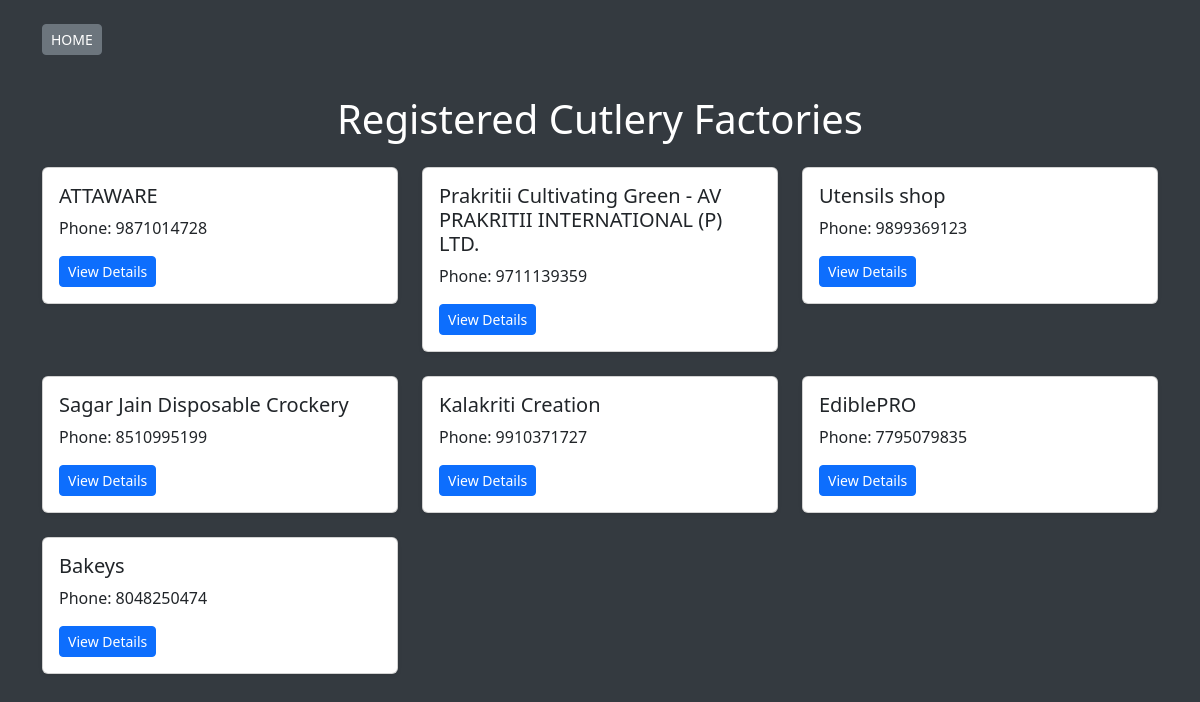
Page /factories/ on the committed database.
### edible/models.py (models this page shows, shortened)
class CutleryFactory(models.Model):
    name = models.CharField(max_length=255)
    description = models.TextField(blank=True, default='')
    phone_number = models.IntegerField(null=True)
    class Meta:
        verbose_name = "Cutlery Factory"
        verbose_name_plural = "Cutlery Factories"

### edible/views.py (the view)
# urls.py: path('factories/', views.factories_list, name='factory_list'),
def factories_list(request):
    factories = CutleryFactory.objects.all().values()  # Fetch all factories
    template = loader.get_template('allfactories.html')
    context = {'factories': factories}
    return HttpResponse(template.render(context, request))

### edible/templates/allfactories.html (shortened to what this page needs)
{% extends "master.html" %}
{% block content %}
<div class="container-fluid text-white" style="background-color: #343a40; min-height: 100vh;">
    <div class="container">
        <p><a href="/" class="btn btn-secondary btn-sm my-4">HOME</a></p>
        <h1 class="text-center mb-4">Registered Cutlery Factories</h1>
        <div class="row">
            {% for factory in factories %}
            <div class="col-md-4 mb-4">
                <div class="card shadow-sm">
                    <div class="card-body">
                        <h5 class="card-title">{{ factory.name }}</h5>
                        <p class="card-text">Phone: {{ factory.phone_number }}</p>
                        <a href="{{ factory.id }}" class="btn btn-primary btn-sm">View Details</a>
                    </div>
                </div>
            </div>
            {% endfor %}
        </div>
    </div>
</div>
{% endblock %}

### edible/templates/master.html (shortened to what this page needs)
<!DOCTYPE html>
<html>
<head>
<link href="https://cdn.jsdelivr.net/npm/bootstrap@5.3.0/dist/css/bootstrap.min.css" rel="stylesheet">
</head>
<body>
{% block content %} {% endblock %}
</body>
</html>

### rows in the picture
CutleryFactory: name "ATTAWARE", phone_number "9871014728"
CutleryFactory: name "Prakritii Cultivating Green - AV PRAKRITII INTERNATIONAL (P) LTD.", phone_number "9711139359"
CutleryFactory: name "Utensils shop", phone_number "9899369123"
CutleryFactory: name "Sagar Jain Disposable Crockery", phone_number "8510995199"
CutleryFactory: name "Kalakriti Creation", phone_number "9910371727"
CutleryFactory: name "EdiblePRO", phone_number "7795079835"
CutleryFactory: name "Bakeys", phone_number "8048250474"
